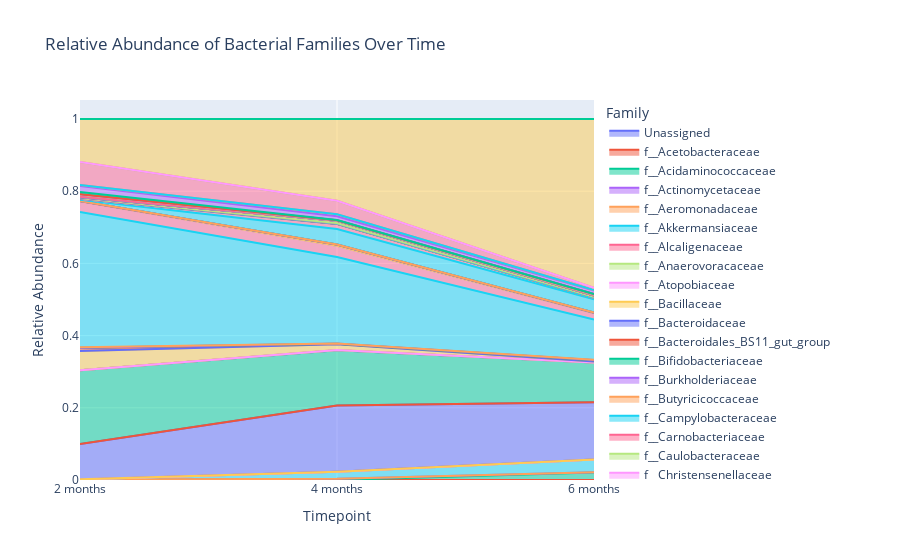

The cell this chart's notebook holds for it:
### Code cell
fig = px.area(
    plotly_family_df,
    x="timepoint",
    y="Abundance",
    color="Family",
    title="Relative Abundance of Bacterial Families Over Time",
    labels={"timepoint": "Timepoint", "Abundance": "Relative Abundance"}
)
fig.show()

### Figure 1 — Plotly figure (JSON) as saved in the notebook; plotly's stock layout.template omitted (floating-point values rounded to 4 significant figures)
{"data": [{"fillpattern": {"shape": ""}, "hovertemplate": "Family=Unassigned<br>Timepoint=%{x}<br>Relative Abundance=%{y}<extra></extra>", "legendgroup": "Unassigned", "line": {"color": "#636efa"}, "marker": {"symbol": "circle"}, "mode": "lines", "name": "Unassigned", "orientation": "v", "showlegend": true, "stackgroup": "1", "type": "scatter", "x": ["2 months", "4 months", "6 months"], "xaxis": "x", "y": [2.59e-06, 5.593e-06, 4.716e-06], "yaxis": "y"}, {"fillpattern": {"shape": ""}, "hovertemplate": "Family=f__Acetobacteraceae<br>Timepoint=%{x}<br>Relative Abundance=%{y}<extra></extra>", "legendgroup": "f__Acetobacteraceae", "line": {"color": "#EF553B"}, "marker": {"symbol": "circle"}, "mode": "lines", "name": "f__Acetobacteraceae", "orientation": "v", "showlegend": true, "stackgroup": "1", "type": "scatter", "x": ["2 months", "4 months", "6 months"], "xaxis": "x", "y": [5.181e-06, 9.321e-06, 2.122e-05], "yaxis": "y"}, {"fillpattern": {"shape": ""}, "hovertemplate": "Family=f__Acidaminococcaceae<br>Timepoint=%{x}<br>Relative Abundance=%{y}<extra></extra>", "legendgroup": "f__Acidaminococcaceae", "line": {"color": "#00cc96"}, "marker": {"symbol": "circle"}, "mode": "lines", "name": "f__Acidaminococcaceae", "orientation": "v", "showlegend": true, "stackgroup": "1", "type": "scatter", "x": ["2 months", "4 months", "6 months"], "xaxis": "x", "y": [0.0002694, 7.457e-06, 0.02059], "yaxis": "y"}, {"fillpattern": {"shape": ""}, "hovertemplate": "Family=f__Actinomycetaceae<br>Timepoint=%{x}<br>Relative Abundance=%{y}<extra></extra>", "legendgroup": "f__Actinomycetaceae", "line": {"color": "#ab63fa"}, "marker": {"symbol": "circle"}, "mode": "lines", "name": "f__Actinomycetaceae", "orientation": "v", "showlegend": true, "stackgroup": "1", "type": "scatter", "x": ["2 months", "4 months", "6 months"], "xaxis": "x", "y": [0.001285, 0.003132, 0.0009338], "yaxis": "y"}, {"fillpattern": {"shape": ""}, "hovertemplate": "Family=f__Aeromonadaceae<br>Timepoint=%{x}<br>Relative Abundance=%{y}<extra></extra>", "legendgroup": "f__Aeromonadaceae", "line": {"color": "#FFA15A"}, "marker": {"symbol": "circle"}, "mode": "lines", "name": "f__Aeromonadaceae", "orientation": "v", "showlegend": true, "stackgroup": "1", "type": "scatter", "x": ["2 months", "4 months", "6 months"], "xaxis": "x", "y": [0.0, 1.864e-06, 0.0], "yaxis": "y"}, {"fillpattern": {"shape": ""}, "hovertemplate": "Family=f__Akkermansiaceae<br>Timepoint=%{x}<br>Relative Abundance=%{y}<extra></extra>", "legendgroup": "f__Akkermansiaceae", "line": {"color": "#19d3f3"}, "marker": {"symbol": "circle"}, "mode": "lines", "name": "f__Akkermansiaceae", "orientation": "v", "showlegend": true, "stackgroup": "1", "type": "scatter", "x": ["2 months", "4 months", "6 months"], "xaxis": "x", "y": [5.181e-05, 0.01946, 0.03521], "yaxis": "y"}, {"fillpattern": {"shape": ""}, "hovertemplate": "Family=f__Alcaligenaceae<br>Timepoint=%{x}<br>Relative Abundance=%{y}<extra></extra>", "legendgroup": "f__Alcaligenaceae", "line": {"color": "#FF6692"}, "marker": {"symbol": "circle"}, "mode": "lines", "name": "f__Alcaligenaceae", "orientation": "v", "showlegend": true, "stackgroup": "1", "type": "scatter", "x": ["2 months", "4 months", "6 months"], "xaxis": "x", "y": [0.0, 5.406e-05, 0.0], "yaxis": "y"}, {"fillpattern": {"shape": ""}, "hovertemplate": "Family=f__Anaerovoracaceae<br>Timepoint=%{x}<br>Relative Abundance=%{y}<extra></extra>", "legendgroup": "f__Anaerovoracaceae", "line": {"color": "#B6E880"}, "marker": {"symbol": "circle"}, "mode": "lines", "name": "f__Anaerovoracaceae", "orientation": "v", "showlegend": true, "stackgroup": "1", "type": "scatter", "x": ["2 months", "4 months", "6 months"], "xaxis": "x", "y": [0.0, 1.864e-06, 2.358e-06], "yaxis": "y"}, {"fillpattern": {"shape": ""}, "hovertemplate": "Family=f__Atopobiaceae<br>Timepoint=%{x}<br>Relative Abundance=%{y}<extra></extra>", "legendgroup": "f__Atopobiaceae", "line": {"color": "#FF97FF"}, "marker": {"symbol": "circle"}, "mode": "lines", "name": "f__Atopobiaceae", "orientation": "v", "showlegend": true, "stackgroup": "1", "type": "scatter", "x": ["2 months", "4 months", "6 months"], "xaxis": "x", "y": [0.0001269, 6.898e-05, 8.489e-05], "yaxis": "y"}, {"fillpattern": {"shape": ""}, "hovertemplate": "Family=f__Bacillaceae<br>Timepoint=%{x}<br>Relative Abundance=%{y}<extra></extra>", "legendgroup": "f__Bacillaceae", "line": {"color": "#FECB52"}, "marker": {"symbol": "circle"}, "mode": "lines", "name": "f__Bacillaceae", "orientation": "v", "showlegend": true, "stackgroup": "1", "type": "scatter", "x": ["2 months", "4 months", "6 months"], "xaxis": "x", "y": [1.295e-05, 0.0001734, 3.301e-05], "yaxis": "y"}, {"fillpattern": {"shape": ""}, "hovertemplate": "Family=f__Bacteroidaceae<br>Timepoint=%{x}<br>Relative Abundance=%{y}<extra></extra>", "legendgroup": "f__Bacteroidaceae", "line": {"color": "#636efa"}, "marker": {"symbol": "circle"}, "mode": "lines", "name": "f__Bacteroidaceae", "orientation": "v", "showlegend": true, "stackgroup": "1", "type": "scatter", "x": ["2 months", "4 months", "6 months"], "xaxis": "x", "y": [0.09782, 0.1838, 0.1584], "yaxis": "y"}, {"fillpattern": {"shape": ""}, "hovertemplate": "Family=f__Bacteroidales_BS11_gut_group<br>Timepoint=%{x}<br>Relative Abundance=%{y}<extra></extra>", "legendgroup": "f__Bacteroidales_BS11_gut_group", "line": {"color": "#EF553B"}, "marker": {"symbol": "circle"}, "mode": "lines", "name": "f__Bacteroidales_BS11_gut_group", "orientation": "v", "showlegend": true, "stackgroup": "1", "type": "scatter", "x": ["2 months", "4 months", "6 months"], "xaxis": "x", "y": [2.59e-06, 1.864e-06, 0.0], "yaxis": "y"}, {"fillpattern": {"shape": ""}, "hovertemplate": "Family=f__Bifidobacteriaceae<br>Timepoint=%{x}<br>Relative Abundance=%{y}<extra></extra>", "legendgroup": "f__Bifidobacteriaceae", "line": {"color": "#00cc96"}, "marker": {"symbol": "circle"}, "mode": "lines", "name": "f__Bifidobacteriaceae", "orientation": "v", "showlegend": true, "stackgroup": "1", "type": "scatter", "x": ["2 months", "4 months", "6 months"], "xaxis": "x", "y": [0.2043, 0.1527, 0.1102], "yaxis": "y"}, {"fillpattern": {"shape": ""}, "hovertemplate": "Family=f__Burkholderiaceae<br>Timepoint=%{x}<br>Relative Abundance=%{y}<extra></extra>", "legendgroup": "f__Burkholderiaceae", "line": {"color": "#ab63fa"}, "marker": {"symbol": "circle"}, "mode": "lines", "name": "f__Burkholderiaceae", "orientation": "v", "showlegend": true, "stackgroup": "1", "type": "scatter", "x": ["2 months", "4 months", "6 months"], "xaxis": "x", "y": [0.0001217, 0.0, 0.0], "yaxis": "y"}, {"fillpattern": {"shape": ""}, "hovertemplate": "Family=f__Butyricicoccaceae<br>Timepoint=%{x}<br>Relative Abundance=%{y}<extra></extra>", "legendgroup": "f__Butyricicoccaceae", "line": {"color": "#FFA15A"}, "marker": {"symbol": "circle"}, "mode": "lines", "name": "f__Butyricicoccaceae", "orientation": "v", "showlegend": true, "stackgroup": "1", "type": "scatter", "x": ["2 months", "4 months", "6 months"], "xaxis": "x", "y": [0.0, 0.0, 2.358e-06], "yaxis": "y"}, {"fillpattern": {"shape": ""}, "hovertemplate": "Family=f__Campylobacteraceae<br>Timepoint=%{x}<br>Relative Abundance=%{y}<extra></extra>", "legendgroup": "f__Campylobacteraceae", "line": {"color": "#19d3f3"}, "marker": {"symbol": "circle"}, "mode": "lines", "name": "f__Campylobacteraceae", "orientation": "v", "showlegend": true, "stackgroup": "1", "type": "scatter", "x": ["2 months", "4 months", "6 months"], "xaxis": "x", "y": [1.554e-05, 4.847e-05, 1.651e-05], "yaxis": "y"}, {"fillpattern": {"shape": ""}, "hovertemplate": "Family=f__Carnobacteriaceae<br>Timepoint=%{x}<br>Relative Abundance=%{y}<extra></extra>", "legendgroup": "f__Carnobacteriaceae", "line": {"color": "#FF6692"}, "marker": {"symbol": "circle"}, "mode": "lines", "name": "f__Carnobacteriaceae", "orientation": "v", "showlegend": true, "stackgroup": "1", "type": "scatter", "x": ["2 months", "4 months", "6 months"], "xaxis": "x", "y": [0.000114, 0.000412, 0.0001391], "yaxis": "y"}, {"fillpattern": {"shape": ""}, "hovertemplate": "Family=f__Caulobacteraceae<br>Timepoint=%{x}<br>Relative Abundance=%{y}<extra></extra>", "legendgroup": "f__Caulobacteraceae", "line": {"color": "#B6E880"}, "marker": {"symbol": "circle"}, "mode": "lines", "name": "f__Caulobacteraceae", "orientation": "v", "showlegend": true, "stackgroup": "1", "type": "scatter", "x": ["2 months", "4 months", "6 months"], "xaxis": "x", "y": [0.0, 2.237e-05, 0.0], "yaxis": "y"}, {"fillpattern": {"shape": ""}, "hovertemplate": "Family=f__Christensenellaceae<br>Timepoint=%{x}<br>Relative Abundance=%{y}<extra></extra>", "legendgroup": "f__Christensenellaceae", "line": {"color": "#FF97FF"}, "marker": {"symbol": "circle"}, "mode": "lines", "name": "f__Christensenellaceae", "orientation": "v", "showlegend": true, "stackgroup": "1", "type": "scatter", "x": ["2 months", "4 months", "6 months"], "xaxis": "x", "y": [1.295e-05, 0.0, 0.0], "yaxis": "y"}, {"fillpattern": {"shape": ""}, "hovertemplate": "Family=f__Clostridiaceae<br>Timepoint=%{x}<br>Relative Abundance=%{y}<extra></extra>", "legendgroup": "f__Clostridiaceae", "line": {"color": "#FECB52"}, "marker": {"symbol": "circle"}, "mode": "lines", "name": "f__Clostridiaceae", "orientation": "v", "showlegend": true, "stackgroup": "1", "type": "scatter", "x": ["2 months", "4 months", "6 months"], "xaxis": "x", "y": [0.05322, 0.01606, 0.002224], "yaxis": "y"}, {"fillpattern": {"shape": ""}, "hovertemplate": "Family=f__Comamonadaceae<br>Timepoint=%{x}<br>Relative Abundance=%{y}<extra></extra>", "legendgroup": "f__Comamonadaceae", "line": {"color": "#636efa"}, "marker": {"symbol": "circle"}, "mode": "lines", "name": "f__Comamonadaceae", "orientation": "v", "showlegend": true, "stackgroup": "1", "type": "scatter", "x": ["2 months", "4 months", "6 months"], "xaxis": "x", "y": [0.0, 1.491e-05, 0.0], "yaxis": "y"}, {"fillpattern": {"shape": ""}, "hovertemplate": "Family=f__Coriobacteriaceae<br>Timepoint=%{x}<br>Relative Abundance=%{y}<extra></extra>", "legendgroup": "f__Coriobacteriaceae", "line": {"color": "#EF553B"}, "marker": {"symbol": "circle"}, "mode": "lines", "name": "f__Coriobacteriaceae", "orientation": "v", "showlegend": true, "stackgroup": "1", "type": "scatter", "x": ["2 months", "4 months", "6 months"], "xaxis": "x", "y": [0.008457, 0.001324, 0.003896], "yaxis": "y"}, {"fillpattern": {"shape": ""}, "hovertemplate": "Family=f__Corynebacteriaceae<br>Timepoint=%{x}<br>Relative Abundance=%{y}<extra></extra>", "legendgroup": "f__Corynebacteriaceae", "line": {"color": "#00cc96"}, "marker": {"symbol": "circle"}, "mode": "lines", "name": "f__Corynebacteriaceae", "orientation": "v", "showlegend": true, "stackgroup": "1", "type": "scatter", "x": ["2 months", "4 months", "6 months"], "xaxis": "x", "y": [0.0001813, 3.729e-05, 0.0002169], "yaxis": "y"}, {"fillpattern": {"shape": ""}, "hovertemplate": "Family=f__Desulfovibrionaceae<br>Timepoint=%{x}<br>Relative Abundance=%{y}<extra></extra>", "legendgroup": "f__Desulfovibrionaceae", "line": {"color": "#ab63fa"}, "marker": {"symbol": "circle"}, "mode": "lines", "name": "f__Desulfovibrionaceae", "orientation": "v", "showlegend": true, "stackgroup": "1", "type": "scatter", "x": ["2 months", "4 months", "6 months"], "xaxis": "x", "y": [0.0, 0.0005313, 0.0006839], "yaxis": "y"}, {"fillpattern": {"shape": ""}, "hovertemplate": "Family=f__Eggerthellaceae<br>Timepoint=%{x}<br>Relative Abundance=%{y}<extra></extra>", "legendgroup": "f__Eggerthellaceae", "line": {"color": "#FFA15A"}, "marker": {"symbol": "circle"}, "mode": "lines", "name": "f__Eggerthellaceae", "orientation": "v", "showlegend": true, "stackgroup": "1", "type": "scatter", "x": ["2 months", "4 months", "6 months"], "xaxis": "x", "y": [0.001526, 0.0004232, 0.000441], "yaxis": "y"}, {"fillpattern": {"shape": ""}, "hovertemplate": "Family=f__Enterobacteriaceae<br>Timepoint=%{x}<br>Relative Abundance=%{y}<extra></extra>", "legendgroup": "f__Enterobacteriaceae", "line": {"color": "#19d3f3"}, "marker": {"symbol": "circle"}, "mode": "lines", "name": "f__Enterobacteriaceae", "orientation": "v", "showlegend": true, "stackgroup": "1", "type": "scatter", "x": ["2 months", "4 months", "6 months"], "xaxis": "x", "y": [0.3751, 0.2393, 0.1112], "yaxis": "y"}, {"fillpattern": {"shape": ""}, "hovertemplate": "Family=f__Enterococcaceae<br>Timepoint=%{x}<br>Relative Abundance=%{y}<extra></extra>", "legendgroup": "f__Enterococcaceae", "line": {"color": "#FF6692"}, "marker": {"symbol": "circle"}, "mode": "lines", "name": "f__Enterococcaceae", "orientation": "v", "showlegend": true, "stackgroup": "1", "type": "scatter", "x": ["2 months", "4 months", "6 months"], "xaxis": "x", "y": [0.0295, 0.03136, 0.01787], "yaxis": "y"}, {"fillpattern": {"shape": ""}, "hovertemplate": "Family=f__Erwiniaceae<br>Timepoint=%{x}<br>Relative Abundance=%{y}<extra></extra>", "legendgroup": "f__Erwiniaceae", "line": {"color": "#B6E880"}, "marker": {"symbol": "circle"}, "mode": "lines", "name": "f__Erwiniaceae", "orientation": "v", "showlegend": true, "stackgroup": "1", "type": "scatter", "x": ["2 months", "4 months", "6 months"], "xaxis": "x", "y": [0.0006761, 7.457e-06, 0.0], "yaxis": "y"}, {"fillpattern": {"shape": ""}, "hovertemplate": "Family=f__Erysipelatoclostridiaceae<br>Timepoint=%{x}<br>Relative Abundance=%{y}<extra></extra>", "legendgroup": "f__Erysipelatoclostridiaceae", "line": {"color": "#FF97FF"}, "marker": {"symbol": "circle"}, "mode": "lines", "name": "f__Erysipelatoclostridiaceae", "orientation": "v", "showlegend": true, "stackgroup": "1", "type": "scatter", "x": ["2 months", "4 months", "6 months"], "xaxis": "x", "y": [3.108e-05, 0.0003934, 0.0007829], "yaxis": "y"}, {"fillpattern": {"shape": ""}, "hovertemplate": "Family=f__Erysipelotrichaceae<br>Timepoint=%{x}<br>Relative Abundance=%{y}<extra></extra>", "legendgroup": "f__Erysipelotrichaceae", "line": {"color": "#FECB52"}, "marker": {"symbol": "circle"}, "mode": "lines", "name": "f__Erysipelotrichaceae", "orientation": "v", "showlegend": true, "stackgroup": "1", "type": "scatter", "x": ["2 months", "4 months", "6 months"], "xaxis": "x", "y": [0.0, 1.305e-05, 0.0001368], "yaxis": "y"}, {"fillpattern": {"shape": ""}, "hovertemplate": "Family=f__Family_XI<br>Timepoint=%{x}<br>Relative Abundance=%{y}<extra></extra>", "legendgroup": "f__Family_XI", "line": {"color": "#636efa"}, "marker": {"symbol": "circle"}, "mode": "lines", "name": "f__Family_XI", "orientation": "v", "showlegend": true, "stackgroup": "1", "type": "scatter", "x": ["2 months", "4 months", "6 months"], "xaxis": "x", "y": [0.0001658, 0.002707, 4.952e-05], "yaxis": "y"}, {"fillpattern": {"shape": ""}, "hovertemplate": "Family=f__Fusobacteriaceae<br>Timepoint=%{x}<br>Relative Abundance=%{y}<extra></extra>", "legendgroup": "f__Fusobacteriaceae", "line": {"color": "#EF553B"}, "marker": {"symbol": "circle"}, "mode": "lines", "name": "f__Fusobacteriaceae", "orientation": "v", "showlegend": true, "stackgroup": "1", "type": "scatter", "x": ["2 months", "4 months", "6 months"], "xaxis": "x", "y": [1.813e-05, 0.0001939, 0.0004976], "yaxis": "y"}, {"fillpattern": {"shape": ""}, "hovertemplate": "Family=f__Gemellaceae<br>Timepoint=%{x}<br>Relative Abundance=%{y}<extra></extra>", "legendgroup": "f__Gemellaceae", "line": {"color": "#00cc96"}, "marker": {"symbol": "circle"}, "mode": "lines", "name": "f__Gemellaceae", "orientation": "v", "showlegend": true, "stackgroup": "1", "type": "scatter", "x": ["2 months", "4 months", "6 months"], "xaxis": "x", "y": [5.699e-05, 0.0002013, 7.546e-05], "yaxis": "y"}, {"fillpattern": {"shape": ""}, "hovertemplate": "Family=f__Incertae_Sedis<br>Timepoint=%{x}<br>Relative Abundance=%{y}<extra></extra>", "legendgroup": "f__Incertae_Sedis", "line": {"color": "#ab63fa"}, "marker": {"symbol": "circle"}, "mode": "lines", "name": "f__Incertae_Sedis", "orientation": "v", "showlegend": true, "stackgroup": "1", "type": "scatter", "x": ["2 months", "4 months", "6 months"], "xaxis": "x", "y": [3.626e-05, 5.966e-05, 0.0001061], "yaxis": "y"}, {"fillpattern": {"shape": ""}, "hovertemplate": "Family=f__Isosphaeraceae<br>Timepoint=%{x}<br>Relative Abundance=%{y}<extra></extra>", "legendgroup": "f__Isosphaeraceae", "line": {"color": "#FFA15A"}, "marker": {"symbol": "circle"}, "mode": "lines", "name": "f__Isosphaeraceae", "orientation": "v", "showlegend": true, "stackgroup": "1", "type": "scatter", "x": ["2 months", "4 months", "6 months"], "xaxis": "x", "y": [0.0, 0.0, 2.358e-06], "yaxis": "y"}, {"fillpattern": {"shape": ""}, "hovertemplate": "Family=f__Lachnospiraceae<br>Timepoint=%{x}<br>Relative Abundance=%{y}<extra></extra>", "legendgroup": "f__Lachnospiraceae", "line": {"color": "#19d3f3"}, "marker": {"symbol": "circle"}, "mode": "lines", "name": "f__Lachnospiraceae", "orientation": "v", "showlegend": true, "stackgroup": "1", "type": "scatter", "x": ["2 months", "4 months", "6 months"], "xaxis": "x", "y": [0.003334, 0.04278, 0.03675], "yaxis": "y"}, {"fillpattern": {"shape": ""}, "hovertemplate": "Family=f__Lactobacillaceae<br>Timepoint=%{x}<br>Relative Abundance=%{y}<extra></extra>", "legendgroup": "f__Lactobacillaceae", "line": {"color": "#FF6692"}, "marker": {"symbol": "circle"}, "mode": "lines", "name": "f__Lactobacillaceae", "orientation": "v", "showlegend": true, "stackgroup": "1", "type": "scatter", "x": ["2 months", "4 months", "6 months"], "xaxis": "x", "y": [0.00258, 0.01405, 0.003917], "yaxis": "y"}, {"fillpattern": {"shape": ""}, "hovertemplate": "Family=f__Listeriaceae<br>Timepoint=%{x}<br>Relative Abundance=%{y}<extra></extra>", "legendgroup": "f__Listeriaceae", "line": {"color": "#B6E880"}, "marker": {"symbol": "circle"}, "mode": "lines", "name": "f__Listeriaceae", "orientation": "v", "showlegend": true, "stackgroup": "1", "type": "scatter", "x": ["2 months", "4 months", "6 months"], "xaxis": "x", "y": [0.0, 5.22e-05, 0.0], "yaxis": "y"}, {"fillpattern": {"shape": ""}, "hovertemplate": "Family=f__Lysobacteraceae<br>Timepoint=%{x}<br>Relative Abundance=%{y}<extra></extra>", "legendgroup": "f__Lysobacteraceae", "line": {"color": "#FF97FF"}, "marker": {"symbol": "circle"}, "mode": "lines", "name": "f__Lysobacteraceae", "orientation": "v", "showlegend": true, "stackgroup": "1", "type": "scatter", "x": ["2 months", "4 months", "6 months"], "xaxis": "x", "y": [2.849e-05, 4.847e-05, 2.358e-06], "yaxis": "y"}, {"fillpattern": {"shape": ""}, "hovertemplate": "Family=f__Methanobacteriaceae<br>Timepoint=%{x}<br>Relative Abundance=%{y}<extra></extra>", "legendgroup": "f__Methanobacteriaceae", "line": {"color": "#FECB52"}, "marker": {"symbol": "circle"}, "mode": "lines", "name": "f__Methanobacteriaceae", "orientation": "v", "showlegend": true, "stackgroup": "1", "type": "scatter", "x": ["2 months", "4 months", "6 months"], "xaxis": "x", "y": [1.295e-05, 2.61e-05, 1.415e-05], "yaxis": "y"}, {"fillpattern": {"shape": ""}, "hovertemplate": "Family=f__Microbacteriaceae<br>Timepoint=%{x}<br>Relative Abundance=%{y}<extra></extra>", "legendgroup": "f__Microbacteriaceae", "line": {"color": "#636efa"}, "marker": {"symbol": "circle"}, "mode": "lines", "name": "f__Microbacteriaceae", "orientation": "v", "showlegend": true, "stackgroup": "1", "type": "scatter", "x": ["2 months", "4 months", "6 months"], "xaxis": "x", "y": [0.0, 0.0, 4.716e-06], "yaxis": "y"}, {"fillpattern": {"shape": ""}, "hovertemplate": "Family=f__Micrococcaceae<br>Timepoint=%{x}<br>Relative Abundance=%{y}<extra></extra>", "legendgroup": "f__Micrococcaceae", "line": {"color": "#EF553B"}, "marker": {"symbol": "circle"}, "mode": "lines", "name": "f__Micrococcaceae", "orientation": "v", "showlegend": true, "stackgroup": "1", "type": "scatter", "x": ["2 months", "4 months", "6 months"], "xaxis": "x", "y": [0.002005, 0.0003095, 1.651e-05], "yaxis": "y"}, {"fillpattern": {"shape": ""}, "hovertemplate": "Family=f__Mitochondria<br>Timepoint=%{x}<br>Relative Abundance=%{y}<extra></extra>", "legendgroup": "f__Mitochondria", "line": {"color": "#00cc96"}, "marker": {"symbol": "circle"}, "mode": "lines", "name": "f__Mitochondria", "orientation": "v", "showlegend": true, "stackgroup": "1", "type": "scatter", "x": ["2 months", "4 months", "6 months"], "xaxis": "x", "y": [0.000114, 9.321e-05, 0.0001368], "yaxis": "y"}, {"fillpattern": {"shape": ""}, "hovertemplate": "Family=f__Moraxellaceae<br>Timepoint=%{x}<br>Relative Abundance=%{y}<extra></extra>", "legendgroup": "f__Moraxellaceae", "line": {"color": "#ab63fa"}, "marker": {"symbol": "circle"}, "mode": "lines", "name": "f__Moraxellaceae", "orientation": "v", "showlegend": true, "stackgroup": "1", "type": "scatter", "x": ["2 months", "4 months", "6 months"], "xaxis": "x", "y": [4.921e-05, 0.0002125, 0.0], "yaxis": "y"}, {"fillpattern": {"shape": ""}, "hovertemplate": "Family=f__Morganellaceae<br>Timepoint=%{x}<br>Relative Abundance=%{y}<extra></extra>", "legendgroup": "f__Morganellaceae", "line": {"color": "#FFA15A"}, "marker": {"symbol": "circle"}, "mode": "lines", "name": "f__Morganellaceae", "orientation": "v", "showlegend": true, "stackgroup": "1", "type": "scatter", "x": ["2 months", "4 months", "6 months"], "xaxis": "x", "y": [0.0, 0.0002163, 0.0002523], "yaxis": "y"}, {"fillpattern": {"shape": ""}, "hovertemplate": "Family=f__Neisseriaceae<br>Timepoint=%{x}<br>Relative Abundance=%{y}<extra></extra>", "legendgroup": "f__Neisseriaceae", "line": {"color": "#19d3f3"}, "marker": {"symbol": "circle"}, "mode": "lines", "name": "f__Neisseriaceae", "orientation": "v", "showlegend": true, "stackgroup": "1", "type": "scatter", "x": ["2 months", "4 months", "6 months"], "xaxis": "x", "y": [0.0, 0.0, 9.904e-05], "yaxis": "y"}, {"fillpattern": {"shape": ""}, "hovertemplate": "Family=f__Oscillospiraceae<br>Timepoint=%{x}<br>Relative Abundance=%{y}<extra></extra>", "legendgroup": "f__Oscillospiraceae", "line": {"color": "#FF6692"}, "marker": {"symbol": "circle"}, "mode": "lines", "name": "f__Oscillospiraceae", "orientation": "v", "showlegend": true, "stackgroup": "1", "type": "scatter", "x": ["2 months", "4 months", "6 months"], "xaxis": "x", "y": [9.584e-05, 0.001452, 0.002726], "yaxis": "y"}, {"fillpattern": {"shape": ""}, "hovertemplate": "Family=f__Paracoccaceae<br>Timepoint=%{x}<br>Relative Abundance=%{y}<extra></extra>", "legendgroup": "f__Paracoccaceae", "line": {"color": "#B6E880"}, "marker": {"symbol": "circle"}, "mode": "lines", "name": "f__Paracoccaceae", "orientation": "v", "showlegend": true, "stackgroup": "1", "type": "scatter", "x": ["2 months", "4 months", "6 months"], "xaxis": "x", "y": [2.072e-05, 0.0, 0.0], "yaxis": "y"}, {"fillpattern": {"shape": ""}, "hovertemplate": "Family=f__Pasteurellaceae<br>Timepoint=%{x}<br>Relative Abundance=%{y}<extra></extra>", "legendgroup": "f__Pasteurellaceae", "line": {"color": "#FF97FF"}, "marker": {"symbol": "circle"}, "mode": "lines", "name": "f__Pasteurellaceae", "orientation": "v", "showlegend": true, "stackgroup": "1", "type": "scatter", "x": ["2 months", "4 months", "6 months"], "xaxis": "x", "y": [0.001396, 0.005438, 0.002191], "yaxis": "y"}, {"fillpattern": {"shape": ""}, "hovertemplate": "Family=f__Peptococcaceae<br>Timepoint=%{x}<br>Relative Abundance=%{y}<extra></extra>", "legendgroup": "f__Peptococcaceae", "line": {"color": "#FECB52"}, "marker": {"symbol": "circle"}, "mode": "lines", "name": "f__Peptococcaceae", "orientation": "v", "showlegend": true, "stackgroup": "1", "type": "scatter", "x": ["2 months", "4 months", "6 months"], "xaxis": "x", "y": [7.771e-06, 0.0, 0.0], "yaxis": "y"}, {"fillpattern": {"shape": ""}, "hovertemplate": "Family=f__Peptostreptococcaceae<br>Timepoint=%{x}<br>Relative Abundance=%{y}<extra></extra>", "legendgroup": "f__Peptostreptococcaceae", "line": {"color": "#636efa"}, "marker": {"symbol": "circle"}, "mode": "lines", "name": "f__Peptostreptococcaceae", "orientation": "v", "showlegend": true, "stackgroup": "1", "type": "scatter", "x": ["2 months", "4 months", "6 months"], "xaxis": "x", "y": [0.000316, 0.0008203, 0.001316], "yaxis": "y"}, {"fillpattern": {"shape": ""}, "hovertemplate": "Family=f__Pirellulaceae<br>Timepoint=%{x}<br>Relative Abundance=%{y}<extra></extra>", "legendgroup": "f__Pirellulaceae", "line": {"color": "#EF553B"}, "marker": {"symbol": "circle"}, "mode": "lines", "name": "f__Pirellulaceae", "orientation": "v", "showlegend": true, "stackgroup": "1", "type": "scatter", "x": ["2 months", "4 months", "6 months"], "xaxis": "x", "y": [2.59e-06, 1.864e-06, 0.0], "yaxis": "y"}, {"fillpattern": {"shape": ""}, "hovertemplate": "Family=f__Planococcaceae<br>Timepoint=%{x}<br>Relative Abundance=%{y}<extra></extra>", "legendgroup": "f__Planococcaceae", "line": {"color": "#00cc96"}, "marker": {"symbol": "circle"}, "mode": "lines", "name": "f__Planococcaceae", "orientation": "v", "showlegend": true, "stackgroup": "1", "type": "scatter", "x": ["2 months", "4 months", "6 months"], "xaxis": "x", "y": [2.59e-06, 0.0, 0.0], "yaxis": "y"}, {"fillpattern": {"shape": ""}, "hovertemplate": "Family=f__Porphyromonadaceae<br>Timepoint=%{x}<br>Relative Abundance=%{y}<extra></extra>", "legendgroup": "f__Porphyromonadaceae", "line": {"color": "#ab63fa"}, "marker": {"symbol": "circle"}, "mode": "lines", "name": "f__Porphyromonadaceae", "orientation": "v", "showlegend": true, "stackgroup": "1", "type": "scatter", "x": ["2 months", "4 months", "6 months"], "xaxis": "x", "y": [0.0001192, 0.0, 1.415e-05], "yaxis": "y"}, {"fillpattern": {"shape": ""}, "hovertemplate": "Family=f__Prevotellaceae<br>Timepoint=%{x}<br>Relative Abundance=%{y}<extra></extra>", "legendgroup": "f__Prevotellaceae", "line": {"color": "#FFA15A"}, "marker": {"symbol": "circle"}, "mode": "lines", "name": "f__Prevotellaceae", "orientation": "v", "showlegend": true, "stackgroup": "1", "type": "scatter", "x": ["2 months", "4 months", "6 months"], "xaxis": "x", "y": [0.001243, 0.0001622, 0.0001816], "yaxis": "y"}, {"fillpattern": {"shape": ""}, "hovertemplate": "Family=f__Pseudomonadaceae<br>Timepoint=%{x}<br>Relative Abundance=%{y}<extra></extra>", "legendgroup": "f__Pseudomonadaceae", "line": {"color": "#19d3f3"}, "marker": {"symbol": "circle"}, "mode": "lines", "name": "f__Pseudomonadaceae", "orientation": "v", "showlegend": true, "stackgroup": "1", "type": "scatter", "x": ["2 months", "4 months", "6 months"], "xaxis": "x", "y": [2.331e-05, 6.525e-05, 1.415e-05], "yaxis": "y"}, {"fillpattern": {"shape": ""}, "hovertemplate": "Family=f__Rhizobiaceae<br>Timepoint=%{x}<br>Relative Abundance=%{y}<extra></extra>", "legendgroup": "f__Rhizobiaceae", "line": {"color": "#FF6692"}, "marker": {"symbol": "circle"}, "mode": "lines", "name": "f__Rhizobiaceae", "orientation": "v", "showlegend": true, "stackgroup": "1", "type": "scatter", "x": ["2 months", "4 months", "6 months"], "xaxis": "x", "y": [1.295e-05, 7.457e-06, 3.537e-05], "yaxis": "y"}, {"fillpattern": {"shape": ""}, "hovertemplate": "Family=f__Rikenellaceae<br>Timepoint=%{x}<br>Relative Abundance=%{y}<extra></extra>", "legendgroup": "f__Rikenellaceae", "line": {"color": "#B6E880"}, "marker": {"symbol": "circle"}, "mode": "lines", "name": "f__Rikenellaceae", "orientation": "v", "showlegend": true, "stackgroup": "1", "type": "scatter", "x": ["2 months", "4 months", "6 months"], "xaxis": "x", "y": [0.006882, 0.0002386, 0.002441], "yaxis": "y"}, {"fillpattern": {"shape": ""}, "hovertemplate": "Family=f__Ruminococcaceae<br>Timepoint=%{x}<br>Relative Abundance=%{y}<extra></extra>", "legendgroup": "f__Ruminococcaceae", "line": {"color": "#FF97FF"}, "marker": {"symbol": "circle"}, "mode": "lines", "name": "f__Ruminococcaceae", "orientation": "v", "showlegend": true, "stackgroup": "1", "type": "scatter", "x": ["2 months", "4 months", "6 months"], "xaxis": "x", "y": [0.0001943, 0.001068, 0.001144], "yaxis": "y"}, {"fillpattern": {"shape": ""}, "hovertemplate": "Family=f__Saccharimonadaceae<br>Timepoint=%{x}<br>Relative Abundance=%{y}<extra></extra>", "legendgroup": "f__Saccharimonadaceae", "line": {"color": "#FECB52"}, "marker": {"symbol": "circle"}, "mode": "lines", "name": "f__Saccharimonadaceae", "orientation": "v", "showlegend": true, "stackgroup": "1", "type": "scatter", "x": ["2 months", "4 months", "6 months"], "xaxis": "x", "y": [0.0, 1.119e-05, 0.0], "yaxis": "y"}, {"fillpattern": {"shape": ""}, "hovertemplate": "Family=f__Selenomonadaceae<br>Timepoint=%{x}<br>Relative Abundance=%{y}<extra></extra>", "legendgroup": "f__Selenomonadaceae", "line": {"color": "#636efa"}, "marker": {"symbol": "circle"}, "mode": "lines", "name": "f__Selenomonadaceae", "orientation": "v", "showlegend": true, "stackgroup": "1", "type": "scatter", "x": ["2 months", "4 months", "6 months"], "xaxis": "x", "y": [2.59e-06, 0.0, 5.66e-05], "yaxis": "y"}, {"fillpattern": {"shape": ""}, "hovertemplate": "Family=f__Sphingomonadaceae<br>Timepoint=%{x}<br>Relative Abundance=%{y}<extra></extra>", "legendgroup": "f__Sphingomonadaceae", "line": {"color": "#EF553B"}, "marker": {"symbol": "circle"}, "mode": "lines", "name": "f__Sphingomonadaceae", "orientation": "v", "showlegend": true, "stackgroup": "1", "type": "scatter", "x": ["2 months", "4 months", "6 months"], "xaxis": "x", "y": [4.662e-05, 3.169e-05, 3.537e-05], "yaxis": "y"}, {"fillpattern": {"shape": ""}, "hovertemplate": "Family=f__Staphylococcaceae<br>Timepoint=%{x}<br>Relative Abundance=%{y}<extra></extra>", "legendgroup": "f__Staphylococcaceae", "line": {"color": "#00cc96"}, "marker": {"symbol": "circle"}, "mode": "lines", "name": "f__Staphylococcaceae", "orientation": "v", "showlegend": true, "stackgroup": "1", "type": "scatter", "x": ["2 months", "4 months", "6 months"], "xaxis": "x", "y": [0.005875, 0.0007438, 7.782e-05], "yaxis": "y"}, {"fillpattern": {"shape": ""}, "hovertemplate": "Family=f__Streptococcaceae<br>Timepoint=%{x}<br>Relative Abundance=%{y}<extra></extra>", "legendgroup": "f__Streptococcaceae", "line": {"color": "#ab63fa"}, "marker": {"symbol": "circle"}, "mode": "lines", "name": "f__Streptococcaceae", "orientation": "v", "showlegend": true, "stackgroup": "1", "type": "scatter", "x": ["2 months", "4 months", "6 months"], "xaxis": "x", "y": [0.01673, 0.01007, 0.009727], "yaxis": "y"}, {"fillpattern": {"shape": ""}, "hovertemplate": "Family=f__Sutterellaceae<br>Timepoint=%{x}<br>Relative Abundance=%{y}<extra></extra>", "legendgroup": "f__Sutterellaceae", "line": {"color": "#FFA15A"}, "marker": {"symbol": "circle"}, "mode": "lines", "name": "f__Sutterellaceae", "orientation": "v", "showlegend": true, "stackgroup": "1", "type": "scatter", "x": ["2 months", "4 months", "6 months"], "xaxis": "x", "y": [0.003145, 0.005673, 0.001118], "yaxis": "y"}, {"fillpattern": {"shape": ""}, "hovertemplate": "Family=f__Synergistaceae<br>Timepoint=%{x}<br>Relative Abundance=%{y}<extra></extra>", "legendgroup": "f__Synergistaceae", "line": {"color": "#19d3f3"}, "marker": {"symbol": "circle"}, "mode": "lines", "name": "f__Synergistaceae", "orientation": "v", "showlegend": true, "stackgroup": "1", "type": "scatter", "x": ["2 months", "4 months", "6 months"], "xaxis": "x", "y": [0.0, 0.0, 2.358e-06], "yaxis": "y"}, {"fillpattern": {"shape": ""}, "hovertemplate": "Family=f__Tannerellaceae<br>Timepoint=%{x}<br>Relative Abundance=%{y}<extra></extra>", "legendgroup": "f__Tannerellaceae", "line": {"color": "#FF6692"}, "marker": {"symbol": "circle"}, "mode": "lines", "name": "f__Tannerellaceae", "orientation": "v", "showlegend": true, "stackgroup": "1", "type": "scatter", "x": ["2 months", "4 months", "6 months"], "xaxis": "x", "y": [0.06343, 0.03738, 0.00598], "yaxis": "y"}, {"fillpattern": {"shape": ""}, "hovertemplate": "Family=f__Tsukamurellaceae<br>Timepoint=%{x}<br>Relative Abundance=%{y}<extra></extra>", "legendgroup": "f__Tsukamurellaceae", "line": {"color": "#B6E880"}, "marker": {"symbol": "circle"}, "mode": "lines", "name": "f__Tsukamurellaceae", "orientation": "v", "showlegend": true, "stackgroup": "1", "type": "scatter", "x": ["2 months", "4 months", "6 months"], "xaxis": "x", "y": [0.0, 0.0, 2.358e-06], "yaxis": "y"}, {"fillpattern": {"shape": ""}, "hovertemplate": "Family=f__Vagococcaceae<br>Timepoint=%{x}<br>Relative Abundance=%{y}<extra></extra>", "legendgroup": "f__Vagococcaceae", "line": {"color": "#FF97FF"}, "marker": {"symbol": "circle"}, "mode": "lines", "name": "f__Vagococcaceae", "orientation": "v", "showlegend": true, "stackgroup": "1", "type": "scatter", "x": ["2 months", "4 months", "6 months"], "xaxis": "x", "y": [5.181e-06, 0.0, 0.0], "yaxis": "y"}, {"fillpattern": {"shape": ""}, "hovertemplate": "Family=f__Veillonellaceae<br>Timepoint=%{x}<br>Relative Abundance=%{y}<extra></extra>", "legendgroup": "f__Veillonellaceae", "line": {"color": "#FECB52"}, "marker": {"symbol": "circle"}, "mode": "lines", "name": "f__Veillonellaceae", "orientation": "v", "showlegend": true, "stackgroup": "1", "type": "scatter", "x": ["2 months", "4 months", "6 months"], "xaxis": "x", "y": [0.1191, 0.2264, 0.4678], "yaxis": "y"}, {"fillpattern": {"shape": ""}, "hovertemplate": "Family=f__Weeksellaceae<br>Timepoint=%{x}<br>Relative Abundance=%{y}<extra></extra>", "legendgroup": "f__Weeksellaceae", "line": {"color": "#636efa"}, "marker": {"symbol": "circle"}, "mode": "lines", "name": "f__Weeksellaceae", "orientation": "v", "showlegend": true, "stackgroup": "1", "type": "scatter", "x": ["2 months", "4 months", "6 months"], "xaxis": "x", "y": [1.295e-05, 1.864e-06, 2.358e-06], "yaxis": "y"}, {"fillpattern": {"shape": ""}, "hovertemplate": "Family=f__Yersiniaceae<br>Timepoint=%{x}<br>Relative Abundance=%{y}<extra></extra>", "legendgroup": "f__Yersiniaceae", "line": {"color": "#EF553B"}, "marker": {"symbol": "circle"}, "mode": "lines", "name": "f__Yersiniaceae", "orientation": "v", "showlegend": true, "stackgroup": "1", "type": "scatter", "x": ["2 months", "4 months", "6 months"], "xaxis": "x", "y": [7.771e-06, 0.0001025, 0.0], "yaxis": "y"}, {"fillpattern": {"shape": ""}, "hovertemplate": "Family=f__[Eubacterium]_coprostanoligenes_group<br>Timepoint=%{x}<br>Relative Abundance=%{y}<extra></extra>", "legendgroup": "f__[Eubacterium]_coprostanoligenes_group", "line": {"color": "#00cc96"}, "marker": {"symbol": "circle"}, "mode": "lines", "name": "f__[Eubacterium]_coprostanoligenes_group", "orientation": "v", "showlegend": true, "stackgroup": "1", "type": "scatter", "x": ["2 months", "4 months", "6 months"], "xaxis": "x", "y": [0.0, 0.0, 1.887e-05], "yaxis": "y"}], "layout": {"legend": {"title": {"text": "Family"}, "tracegroupgap": 0}, "title": {"text": "Relative Abundance of Bacterial Families Over Time"}, "xaxis": {"anchor": "y", "domain": [0, 1], "title": {"text": "Timepoint"}}, "yaxis": {"anchor": "x", "domain": [0, 1], "title": {"text": "Relative Abundance"}}}}
